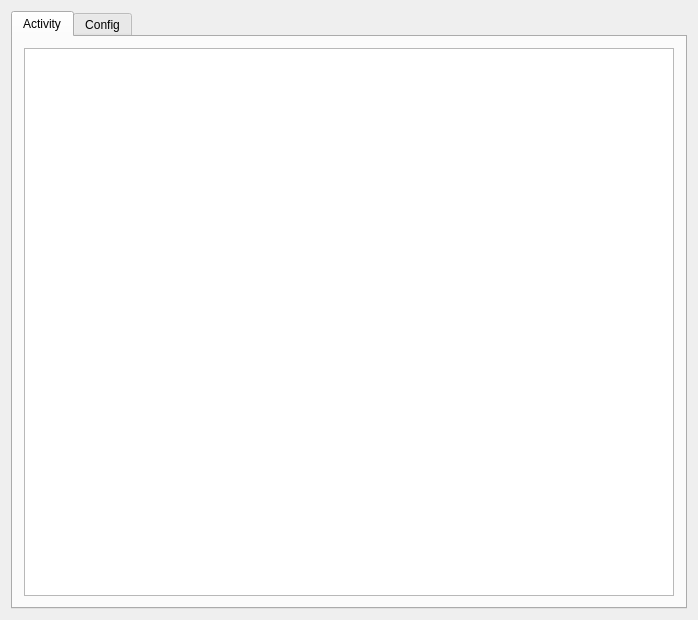
<?xml version="1.0" encoding="UTF-8"?>
<ui version="4.0">
 <class>DlgMain</class>
 <widget class="QDialog" name="DlgMain">
  <property name="geometry">
   <rect>
    <x>0</x>
    <y>0</y>
    <width>698</width>
    <height>620</height>
   </rect>
  </property>
  <property name="windowTitle">
   <string>Server</string>
  </property>
  <layout class="QVBoxLayout" name="verticalLayout_2">
   <item>
    <widget class="QTabWidget" name="tabWidget">
     <property name="currentIndex">
      <number>0</number>
     </property>
     <widget class="QWidget" name="tabActivity">
      <attribute name="title">
       <string>Activity</string>
      </attribute>
      <layout class="QVBoxLayout" name="verticalLayout_3">
       <item>
        <widget class="QListWidget" name="lwActivity"/>
       </item>
      </layout>
     </widget>
     <widget class="QWidget" name="tab_2">
      <attribute name="title">
       <string>Config</string>
      </attribute>
      <layout class="QVBoxLayout" name="verticalLayout">
       <item>
        <layout class="QGridLayout" name="gridLayout">
         <item row="13" column="0" colspan="2">
          <widget class="Line" name="line_4">
           <property name="orientation">
            <enum>Qt::Horizontal</enum>
           </property>
          </widget>
         </item>
         <item row="14" column="0">
          <widget class="QLabel" name="label_12">
           <property name="text">
            <string>ID genereator style</string>
           </property>
          </widget>
         </item>
         <item row="15" column="0" colspan="2">
          <widget class="Line" name="line_3">
           <property name="orientation">
            <enum>Qt::Horizontal</enum>
           </property>
          </widget>
         </item>
         <item row="1" column="0" colspan="2">
          <widget class="Line" name="line">
           <property name="orientation">
            <enum>Qt::Horizontal</enum>
           </property>
          </widget>
         </item>
         <item row="7" column="0" colspan="2">
          <widget class="Line" name="line_2">
           <property name="orientation">
            <enum>Qt::Horizontal</enum>
           </property>
          </widget>
         </item>
         <item row="10" column="0">
          <widget class="QLabel" name="label_9">
           <property name="text">
            <string>Database</string>
           </property>
          </widget>
         </item>
         <item row="11" column="0">
          <widget class="QLabel" name="label_8">
           <property name="text">
            <string>Username</string>
           </property>
          </widget>
         </item>
         <item row="11" column="1">
          <widget class="QLineEdit" name="leLogUsername"/>
         </item>
         <item row="4" column="0">
          <widget class="QLabel" name="label_4">
           <property name="text">
            <string>Database</string>
           </property>
          </widget>
         </item>
         <item row="0" column="1">
          <widget class="QLineEdit" name="leServerPort">
           <property name="text">
            <string>1250</string>
           </property>
          </widget>
         </item>
         <item row="0" column="0">
          <widget class="QLabel" name="label">
           <property name="text">
            <string>Server port</string>
           </property>
          </widget>
         </item>
         <item row="16" column="1">
          <spacer name="verticalSpacer">
           <property name="orientation">
            <enum>Qt::Vertical</enum>
           </property>
           <property name="sizeHint" stdset="0">
            <size>
             <width>20</width>
             <height>40</height>
            </size>
           </property>
          </spacer>
         </item>
         <item row="6" column="0">
          <widget class="QLabel" name="label_5">
           <property name="text">
            <string>Password</string>
           </property>
          </widget>
         </item>
         <item row="17" column="1">
          <widget class="QPushButton" name="btnSave">
           <property name="text">
            <string>Save</string>
           </property>
          </widget>
         </item>
         <item row="3" column="0">
          <widget class="QLabel" name="label_2">
           <property name="text">
            <string>Host</string>
           </property>
          </widget>
         </item>
         <item row="5" column="0">
          <widget class="QLabel" name="label_3">
           <property name="text">
            <string>Username</string>
           </property>
          </widget>
         </item>
         <item row="5" column="1">
          <widget class="QLineEdit" name="leUsername"/>
         </item>
         <item row="3" column="1">
          <widget class="QLineEdit" name="leHost"/>
         </item>
         <item row="4" column="1">
          <widget class="QLineEdit" name="leDatabase"/>
         </item>
         <item row="6" column="1">
          <widget class="QLineEdit" name="lePassword"/>
         </item>
         <item row="8" column="0">
          <widget class="QLabel" name="label_7">
           <property name="text">
            <string>Log database</string>
           </property>
          </widget>
         </item>
         <item row="9" column="0">
          <widget class="QLabel" name="label_11">
           <property name="text">
            <string>Host</string>
           </property>
          </widget>
         </item>
         <item row="2" column="0">
          <widget class="QLabel" name="label_6">
           <property name="text">
            <string>Airwick database</string>
           </property>
          </widget>
         </item>
         <item row="10" column="1">
          <widget class="QLineEdit" name="leLogDb"/>
         </item>
         <item row="12" column="1">
          <widget class="QLineEdit" name="leLogPassword"/>
         </item>
         <item row="12" column="0">
          <widget class="QLabel" name="label_10">
           <property name="text">
            <string>Password</string>
           </property>
          </widget>
         </item>
         <item row="9" column="1">
          <widget class="QLineEdit" name="leLogHost"/>
         </item>
         <item row="14" column="1">
          <widget class="QWidget" name="widget" native="true">
           <layout class="QHBoxLayout" name="horizontalLayout">
            <property name="leftMargin">
             <number>0</number>
            </property>
            <property name="topMargin">
             <number>0</number>
            </property>
            <property name="rightMargin">
             <number>0</number>
            </property>
            <property name="bottomMargin">
             <number>0</number>
            </property>
            <item>
             <widget class="QRadioButton" name="rgGenRangom">
              <property name="text">
               <string>Random</string>
              </property>
             </widget>
            </item>
            <item>
             <widget class="QRadioButton" name="rgGenCounter">
              <property name="text">
               <string>Counter</string>
              </property>
              <property name="checked">
               <bool>true</bool>
              </property>
             </widget>
            </item>
            <item>
             <spacer name="horizontalSpacer">
              <property name="orientation">
               <enum>Qt::Horizontal</enum>
              </property>
              <property name="sizeHint" stdset="0">
               <size>
                <width>415</width>
                <height>20</height>
               </size>
              </property>
             </spacer>
            </item>
           </layout>
          </widget>
         </item>
        </layout>
       </item>
      </layout>
     </widget>
    </widget>
   </item>
  </layout>
 </widget>
 <layoutdefault spacing="6" margin="11"/>
 <resources/>
 <connections/>
</ui>
